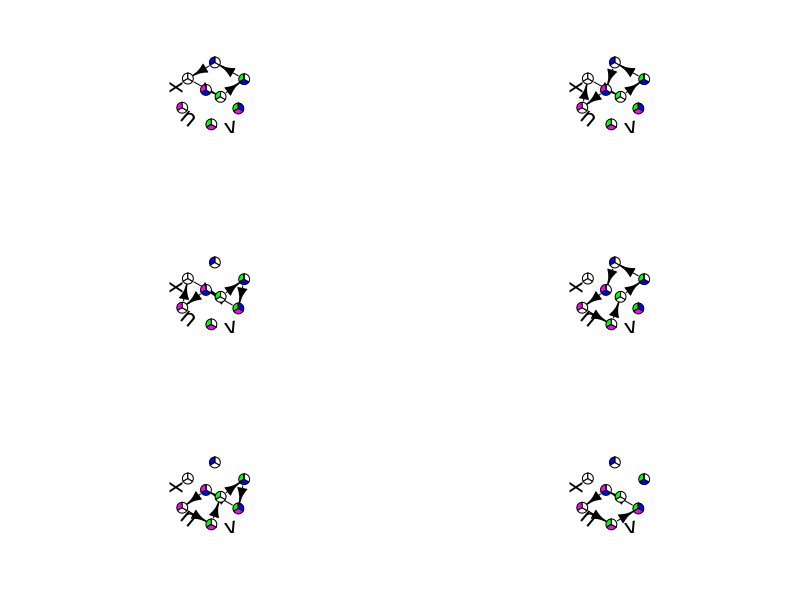
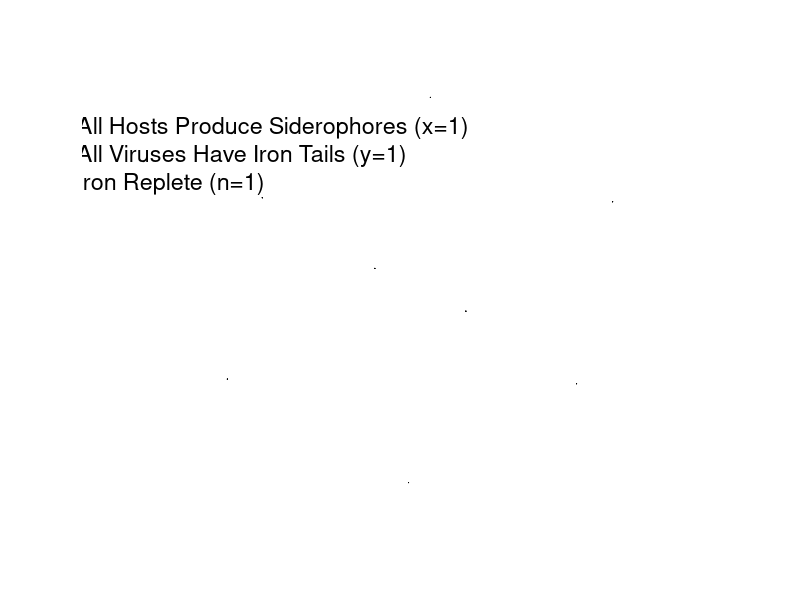

Here is the R script that generated these plots, in order:
## The purpose of this script is to generate a figure showing
## the potential paths of heteroclinic cycles given
## certain parameter regimes in the environmental feedback
## bimatrix game model of host siderophore/viral Fe tail ecological
## dynamics

## Loading required libraries
## If you need to install igraph first
## install.packages('igraph')
library(igraph)


## Initializing payoff matrices
## These qs respond to the qs in get_pars.m, but in terms of original
## dynamical model as described in main text section 2.2:
## q1: a-c
## q2: b-d
## q3: alpha-beta
## q4: gamma-delta
## q1p: a'-c'
## q2p: b'-d'
## q3p: alpha'-beta'
## q4p: gamma'-delta'
## thetax,thetay: environmental restoration parameters
q1<-1
q2<-2
q3<--1
q4<--3
q1p<--1
q2p<--1.1
q3p<-1
q4p<-2
thetax<-4
thetay<-1


## Make characteristic matrix (method from Hofbauer 1994)
c_mat<-matrix(data=c(q2,q2p,q1,q1p,0,0,0,0,
                     0,0,0,0,-q2,-q2p,-q1,-q1p,
                     q4,q4p,0,0,q3,q3p,0,0,
                     0,0,-q4,-q4p,0,0,-q3,-q3p,
                     -1,0,-(1+thetay),0,thetax-1,0,thetax-(1+thetay),0,
                     0,1,0,1+thetay,0,-(thetax-1),0,-(thetax-(1+thetay))),
              ncol=6)

## Determine which elements are positive 
## (indicate direction of travel for dynamics)
c_plus<-apply(c_mat,1,function(x) which(x>0))

## Now we will analyze this matrix as a directed graph to determine 
## heteroclinic cycles, any cycles in the graph are heteroclinic
## cycles in the network

## Create the first part of the edgelist for the network
first_edges<-c()
for(i in 1:length(c_plus)){
  first_edges<-c(first_edges,rep(i,length(c_plus[[i]])))
}

## Now we have to figure out which nodes each node identified in the
## previous command connects to

## We will do this with a complicated if loop sorry
links<-do.call('c',c_plus) #Find all outward directed edges
second_edges<-c()
for(i in 1:length(links)){
## The edge assignment is based off of how the characteristic matrix is
## organized, please see appendix B.0.4 for details
  if(first_edges[i]==1){
    if(links[i]==1){
      second_edges[i]<-5
    }
    if(links[i]==3){
      second_edges[i]<-3
    }
    if(links[i]==5){
      second_edges[i]<-2
    }
  }
  if(first_edges[i]==2){
    if(links[i]==1){
      second_edges[i]<-6
    }
    if(links[i]==3){
      second_edges[i]<-4
    }
    if(links[i]==6){
      second_edges[i]<-1
    }
  }
  if(first_edges[i]==3){
    if(links[i]==1){
      second_edges[i]<-7
    }
    if(links[i]==4){
      second_edges[i]<-1
    }
    if(links[i]==5){
      second_edges[i]<-4
    }
  }
  if(first_edges[i]==4){
    if(links[i]==1){
      second_edges[i]<-8
    }
    if(links[i]==4){
      second_edges[i]<-2
    }
    if(links[i]==6){
      second_edges[i]<-3
    }
  }
  if(first_edges[i]==5){
    if(links[i]==2){
      second_edges[i]<-1
    }
    if(links[i]==3){
      second_edges[i]<-7
    }
    if(links[i]==5){
      second_edges[i]<-6
    }
  }
  if(first_edges[i]==6){
    if(links[i]==2){
      second_edges[i]<-2
    }
    if(links[i]==3){
      second_edges[i]<-8
    }
    if(links[i]==6){
      second_edges[i]<-5
    }
  }
  if(first_edges[i]==7){
    if(links[i]==2){
      second_edges[i]<-3
    }
    if(links[i]==4){
      second_edges[i]<-5
    }
    if(links[i]==5){
      second_edges[i]<-8
    }
  }
  if(first_edges[i]==8){
    if(links[i]==2){
      second_edges[i]<-4
    }
    if(links[i]==4){
      second_edges[i]<-6
    }
    if(links[i]==6){
      second_edges[i]<-7
    }
  }
}

## Combining into edgelist for graph visualization
edgelist<-c(rbind(first_edges,second_edges))

## Make directed graph
hc_graph<-make_directed_graph(edgelist)
## Naming nodes
vertex.attributes(hc_graph)<-list(name=c('x=0,y=0,n=0',
                                  'x=0,y=0,n=1',
                                  'x=0,y=1,n=0',
                                  'x=0,y=1,n=1',
                                  'x=1,y=0,n=0',
                                  'x=1,y=0,n=1',
                                  'x=1,y=1,n=0',
                                  'x=1,y=1,n=1'))

## Identifying cycles
cycle_function<-function(g,vert){
  paths<-all_simple_paths(g,from=vert)
  final_nodes<-sapply(paths,function(x) tail(x,1))
  cycle_ids<-sapply(final_nodes,function(x) are_adjacent(g,x,vert))
  output_paths<-paths[which(cycle_ids==TRUE)]
  output_paths<-lapply(output_paths,function(x) c(x,x[1]))
  return(output_paths)
}
all_cycles<-do.call('c',sapply(1:vcount(hc_graph),cycle_function,g=hc_graph))
numeric_paths<-lapply(all_cycles,function(x) sort(unique(as.numeric(x))))
unique_paths<-all_cycles[which(duplicated(numeric_paths)==FALSE)]


## Changing cycle aesthetic attributes for plotting
emph_cycle<-function(g,p){
  path_graph<-g
  edges_to_color<-c(head(p,-1),tail(p,-1))
  color_ids<-get.edge.ids(path_graph,edges_to_color)
  E(path_graph)$color<-NA
  E(path_graph)$color[color_ids]<-'black'
  return(path_graph)
}
## Implementing aesthetic changes
graphs_for_plotting<-lapply(unique_paths,emph_cycle,g=hc_graph)
## Initializing figure
jpeg('../figures/figure_4.jpg',units='in',width=8.5,height=11,res=600)
par(mfrow=c(3,2))
## Setting vertex colors
vertex_fills<-list(c(0,0,0,1,1,1),
                   c(0,0,1,1,1,0),
                   c(0,1,0,1,0,1),
                   c(0,1,1,1,0,0),
                   c(1,0,0,0,1,1),
                   c(1,0,1,0,1,0),
                   c(1,1,0,0,0,1),
                   c(1,1,1,0,0,0))
vertex_colset<-list(c('green','magenta','blue','white','white','white'))
## Making subplots for each heteroclinic cycle in the network
set.seed(888)
coords<-layout_with_fr(hc_graph)
for(i in 1:length(graphs_for_plotting)){
plot(graphs_for_plotting[[i]],
     layout=coords,
     vertex.size=35,
     vertex.shape='pie',
     vertex.pie=vertex_fills,
     vertex.pie.color=vertex_colset,
     vertex.label.font=2,
     vertex.label.dist=0,
     edge.arrow.size=0.75,
     margin=rep(0,4),
     vertex.label=NA)
text(-0.8,-0.8,'n',cex=2.2,srt=-40)
text(0.6,-1.2,'y',cex=2.2,srt=15)
text(-1.2,0.2,'x',cex=2.2,srt=90)
#legend(x=-1.55,y=1.75,fill=c('green','magenta','blue'),legend=c('All Hosts Produce Siderophores (x=1)',
#                                                                'All Viruses Have Iron Tails (y=1)',
#                                                                'Iron Replete (n=1)'),
#       bty='n',border='black',x.intersp=0.2,cex=1.4)
}
dev.off()

## Preparing a figure legend to use the colors in bottom legend for F4. 
jpeg('../figures/figure_4_legend.jpg',units='in',width=8.5,height=4,res=600)
plot(hc_graph,
     layout=coords,
     vertex.size=0,
     vertex.shape='pie',
     vertex.pie=vertex_fills,
     vertex.pie.color=vertex_colset,
     vertex.label.font=2,
     vertex.label.dist=0,
     edge.arrow.size=0,
     margin=rep(0,4),
     vertex.label=NA,
    edge.color='white')
#text(-0.8,-0.8,'n',cex=2.2,srt=-40)
#text(0.6,-1.2,'y',cex=2.2,srt=15)
#text(-1.2,0.2,'x',cex=2.2,srt=90)
legend(x=-2,y=1,fill=c('green','magenta','blue'),legend=c('All Hosts Produce Siderophores (x=1)',
                                                                'All Viruses Have Iron Tails (y=1)',
                                                                'Iron Replete (n=1)'),
       bty='n',border='black',x.intersp=0.2,cex=1.4)
dev.off()
